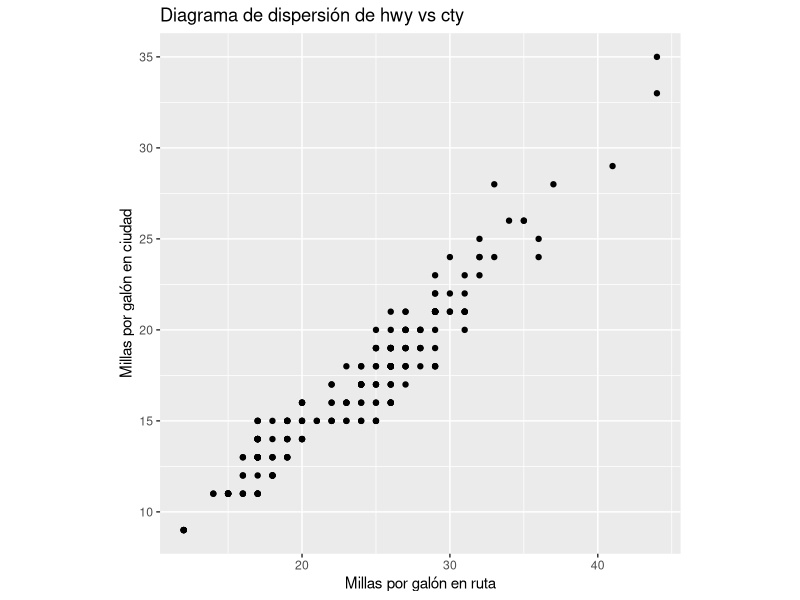
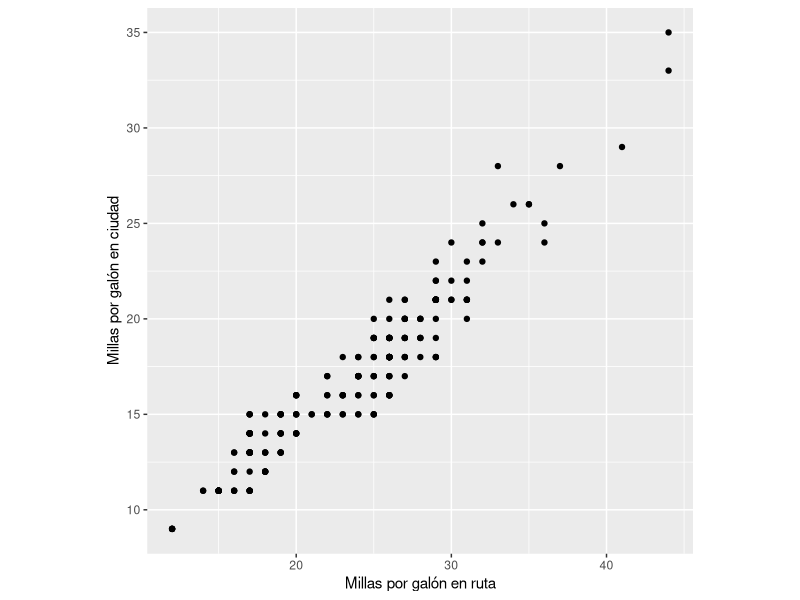
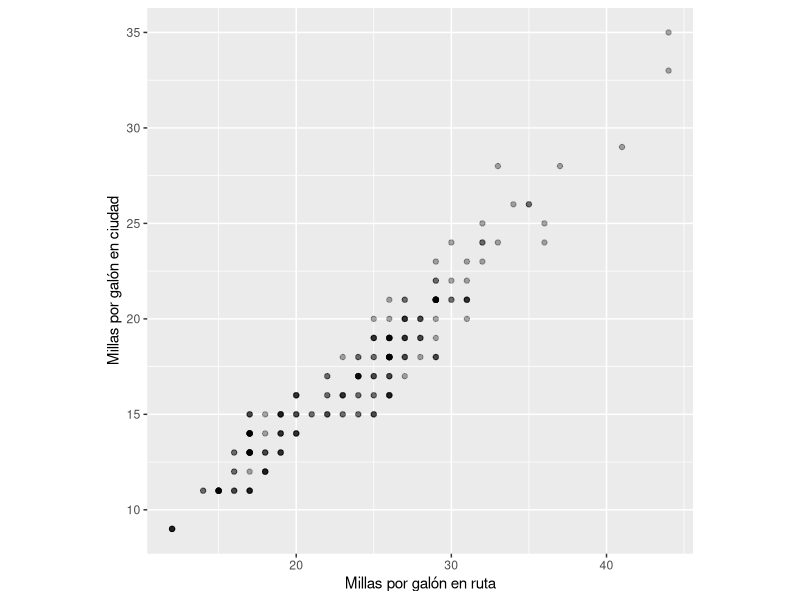
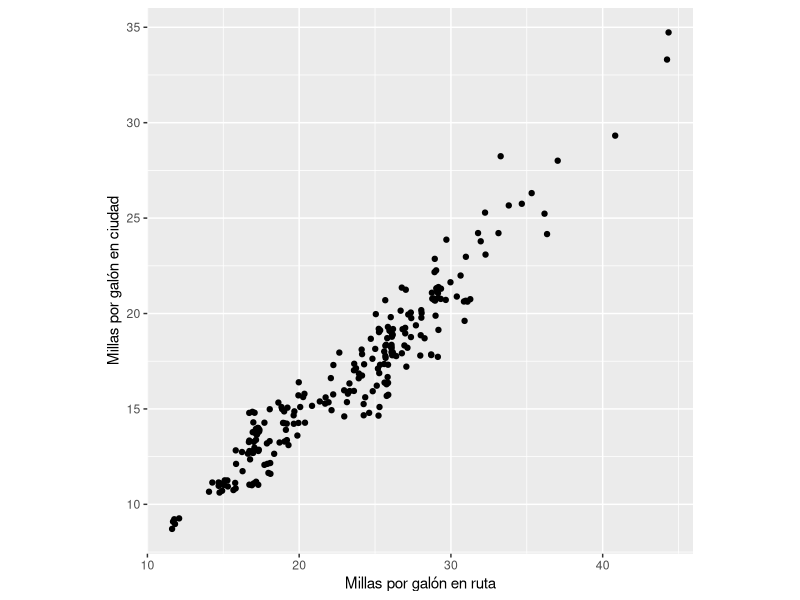
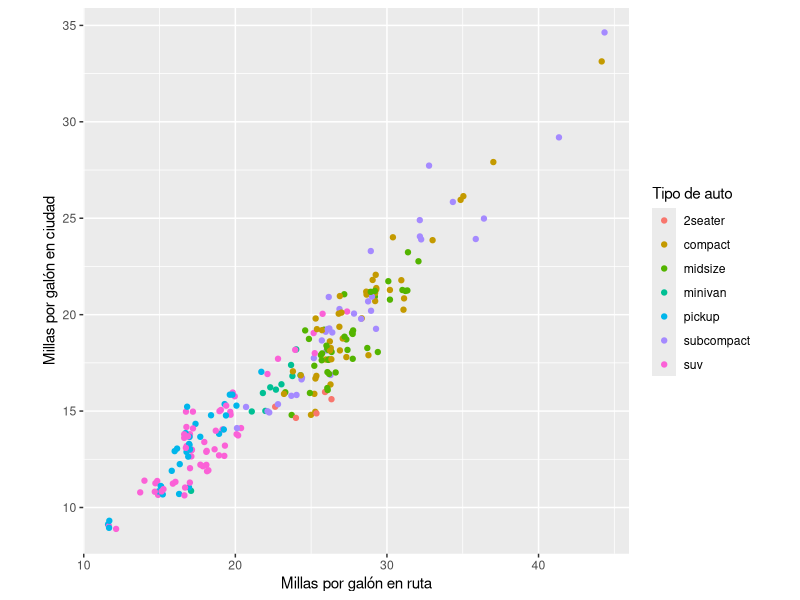
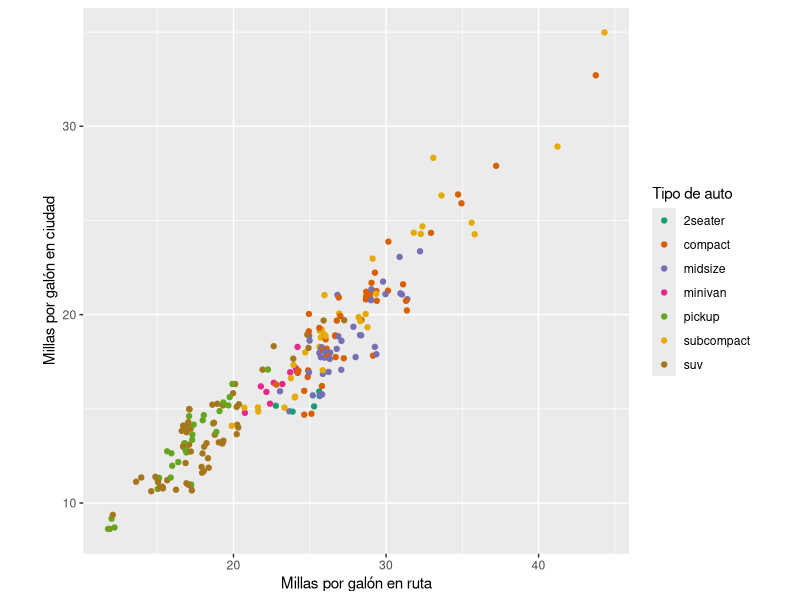
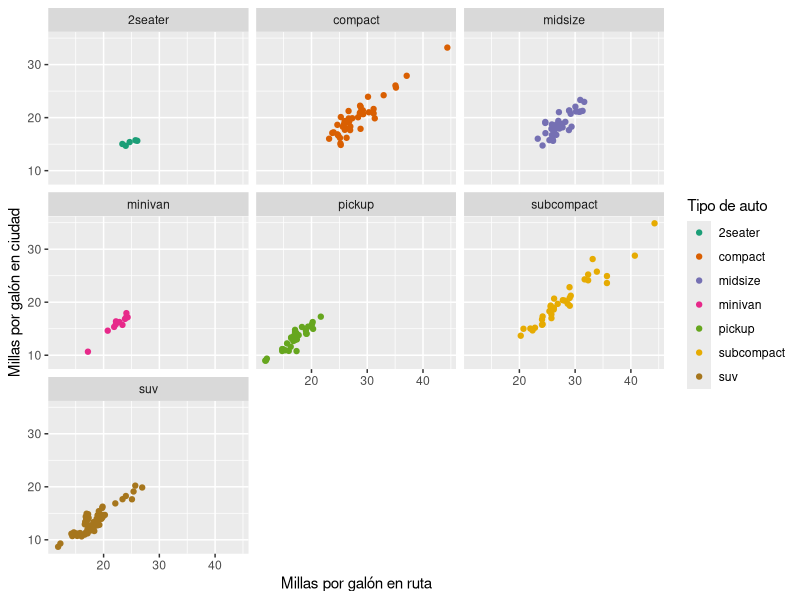

Write R code to recreate these figures, in order.
## ---- chunk 1
knitr::opts_chunk$set(echo = TRUE)
library(tidyverse)
## ---- chunk 2
ggplot(data = mpg, aes(x = hwy, y = cty)) +
      geom_point() + theme(aspect.ratio = 1) +
      labs(x = "Millas por galón en ruta",
           y = "Millas por galón en ciudad",
           title = "Diagrama de dispersión de hwy vs cty")
## ---- chunk 3
ggplot(data = mpg, aes(x = hwy, y = cty)) +
      geom_point() + theme(aspect.ratio = 1) +
      labs(x = "Millas por galón en ruta",
           y = "Millas por galón en ciudad")
## ---- chunk 4
ggplot(data = mpg, aes(x = hwy, y = cty)) +
      geom_point(alpha = 1/3) + theme(aspect.ratio = 1) +
      labs(x = "Millas por galón en ruta",
           y = "Millas por galón en ciudad")

## ---- chunk 5
ggplot(data = mpg, aes(x = hwy, y = cty)) +
      geom_jitter() + theme(aspect.ratio = 1) +
      labs(x = "Millas por galón en ruta",
           y = "Millas por galón en ciudad")
## ---- chunk 6
ggplot(data = mpg, aes(x = hwy, y = cty, color = class)) + 
      geom_jitter() + theme(aspect.ratio = 1) +
      labs(x = "Millas por galón en ruta", y = "Millas por galón en ciudad",
           colour = "Tipo de auto")
## ---- chunk 7
ggplot(data = mpg, aes(x = hwy, y = cty, color = class)) + 
      geom_jitter() + theme(aspect.ratio = 1) +
      labs(x = "Millas por galón en ruta", y = "Millas por galón en ciudad",
           colour = "Tipo de auto") +
      scale_colour_brewer(palette = "Dark2")

## ---- chunk 8
ggplot(data = mpg, aes(x = hwy, y = cty, color = class)) + 
      geom_jitter() +
labs(x = "Millas por galón en ruta", 
     y = "Millas por galón en ciudad", colour = "Tipo de auto") +
      scale_colour_brewer(palette = "Dark2") +
       facet_wrap(~class) 
